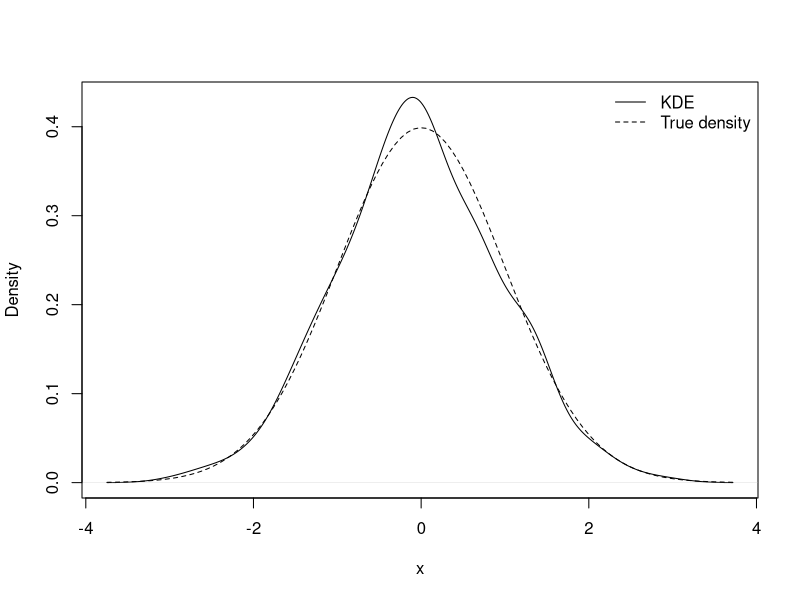

The R source for this figure:
## ---- chunk 1
#| label: fig-penG
#| fig-cap: "Kernel density estimate of 500 standard normal samples."
#| echo: false
set.seed(42)
x <- rnorm(500)
plot(density(x), main = "", xlab = "x", ylab = "Density")
curve(dnorm(x), add = TRUE, lty = 2)
legend("topright", legend = c("KDE", "True density"),
       lty = c(1, 2), bty = "n")
